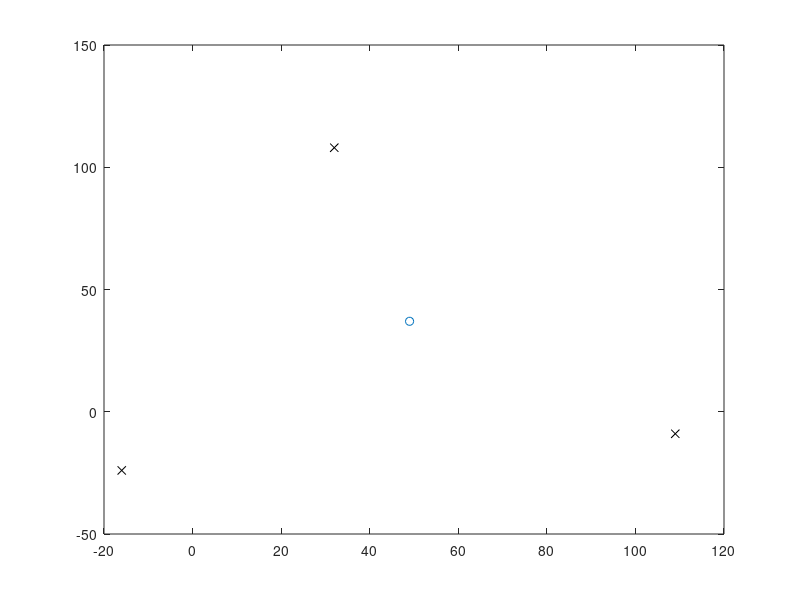

The MATLAB source for this figure: (Note: this script raises an error after producing the figure.)
clc
% clear all
close all

A = 1;
B = 2;
C = 3;
M = 4; 
M1 = 5;

L = struct ('x', {}, 'y', {});

% L(M).x  = rand*20+30;
% L(M).y  = rand*20+30;
% L(A).x  = rand*20+30;
% L(A).y  = rand*20+90;
% L(B).x  = rand*20-30;
% L(B).y  = rand*20-30;
% L(C).x  = rand*20+90;
% L(C).y  = rand*20-10;

L(M).x  = 49;
L(M).y  = 37;
L(A).x  = 32;
L(A).y  = 108;
L(B).x  = -16;
L(B).y  = -24;
L(C).x  = 109;
L(C).y  = -9;


plot (L(M).x, L(M).y, 'o'), hold on
plot (L(A).x, L(A).y, 'kx')
plot (L(B).x, L(B).y, 'kx')
plot (L(C).x, L(C).y, 'kx')


r(A) = ((L(M).x - L(A).x)^2 + (L(M).y - L(A).y)^2) ^.5;
r(B) = ((L(M).x - L(B).x)^2 + (L(M).y - L(B).y)^2) ^.5;
r(C) = ((L(M).x - L(C).x)^2 + (L(M).y - L(C).y)^2) ^.5;

L(M1) = tri_loc(L(A:C), floor(r));

plot (L(M1).x, L(M1).y, 'rx')